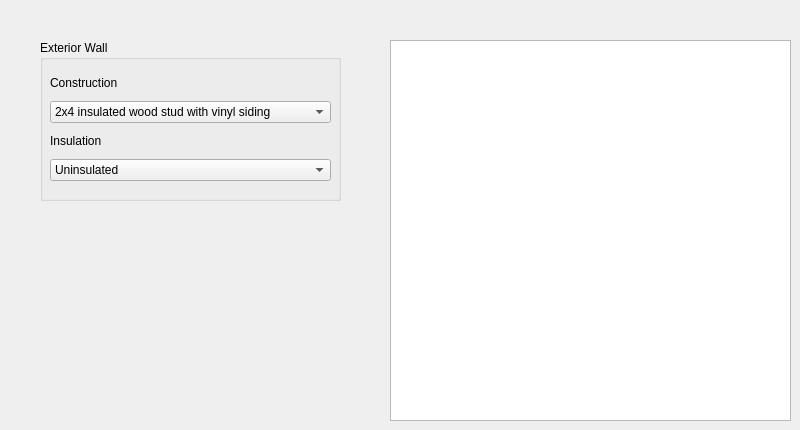
      <widget class="QWidget" name="tab_7">
       <attribute name="title">
        <string>Exterior Wall</string>
       </attribute>
       <widget class="QGraphicsView" name="ShowExtWall">
        <property name="geometry">
         <rect>
          <x>390</x>
          <y>40</y>
          <width>401</width>
          <height>381</height>
         </rect>
        </property>
       </widget>
       <widget class="QGroupBox" name="groupBox_6">
        <property name="geometry">
         <rect>
          <x>40</x>
          <y>40</y>
          <width>301</width>
          <height>161</height>
         </rect>
        </property>
        <property name="title">
         <string>Exterior Wall</string>
        </property>
        <widget class="QWidget" name="layoutWidget">
         <property name="geometry">
          <rect>
           <x>10</x>
           <y>30</y>
           <width>281</width>
           <height>111</height>
          </rect>
         </property>
         <layout class="QVBoxLayout" name="verticalLayout_14">
          <item>
           <widget class="QLabel" name="label_11">
            <property name="text">
             <string>Construction</string>
            </property>
           </widget>
          </item>
          <item>
           <widget class="QComboBox" name="ExtWallConst">
            <item>
             <property name="text">
              <string>2x4 insulated wood stud with vinyl siding</string>
             </property>
            </item>
            <item>
             <property name="text">
              <string>2x4 insulated wood stud with brick finish</string>
             </property>
            </item>
            <item>
             <property name="text">
              <string>Insulated 8in. Concrete</string>
             </property>
            </item>
           </widget>
          </item>
          <item>
           <widget class="QLabel" name="label_12">
            <property name="text">
             <string>Insulation</string>
            </property>
           </widget>
          </item>
          <item>
           <widget class="QComboBox" name="WallInsulation">
            <item>
             <property name="text">
              <string>Uninsulated</string>
             </property>
            </item>
            <item>
             <property name="text">
              <string>R7 Fiberglass</string>
             </property>
            </item>
            <item>
             <property name="text">
              <string>R11 Fiberglass</string>
             </property>
            </item>
            <item>
             <property name="text">
              <string>R13 Fiberglass</string>
             </property>
            </item>
            <item>
             <property name="text">
              <string>R15 Fiberglass</string>
             </property>
            </item>
            <item>
             <property name="text">
              <string>R19 Fiberglass</string>
             </property>
            </item>
            <item>
             <property name="text">
              <string>R21 Fiberglass</string>
             </property>
            </item>
            <item>
             <property name="text">
              <string>R23 Spray Foam</string>
             </property>
            </item>
            <item>
             <property name="text">
              <string>R36 Spray Foam</string>
             </property>
            </item>
           </widget>
          </item>
         </layout>
        </widget>
       </widget>
      </widget>
